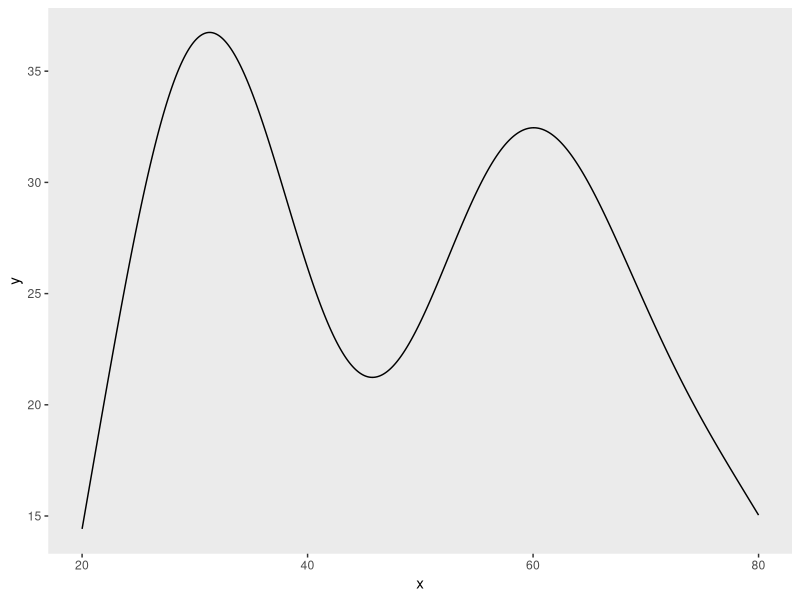
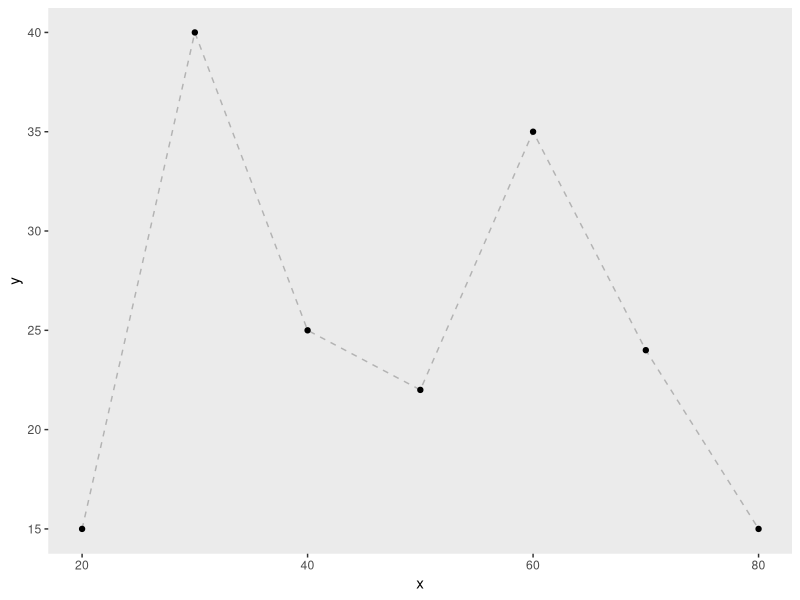
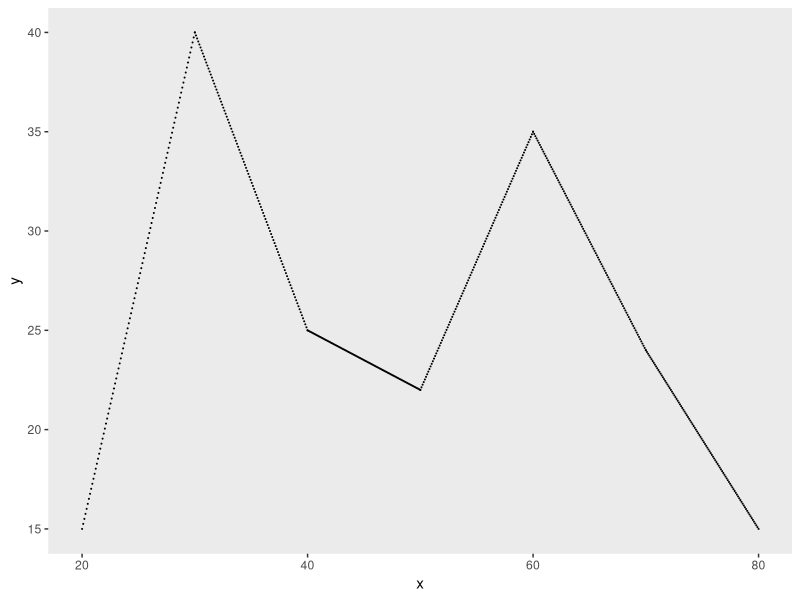
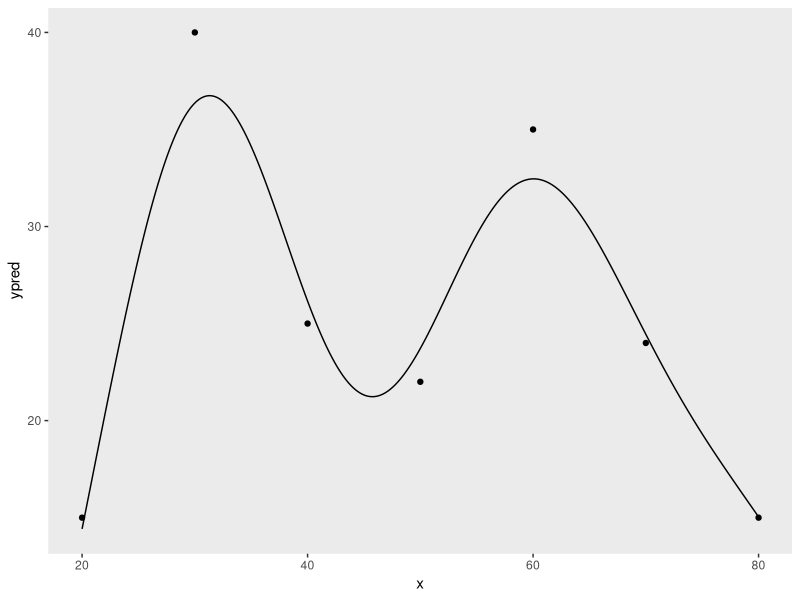
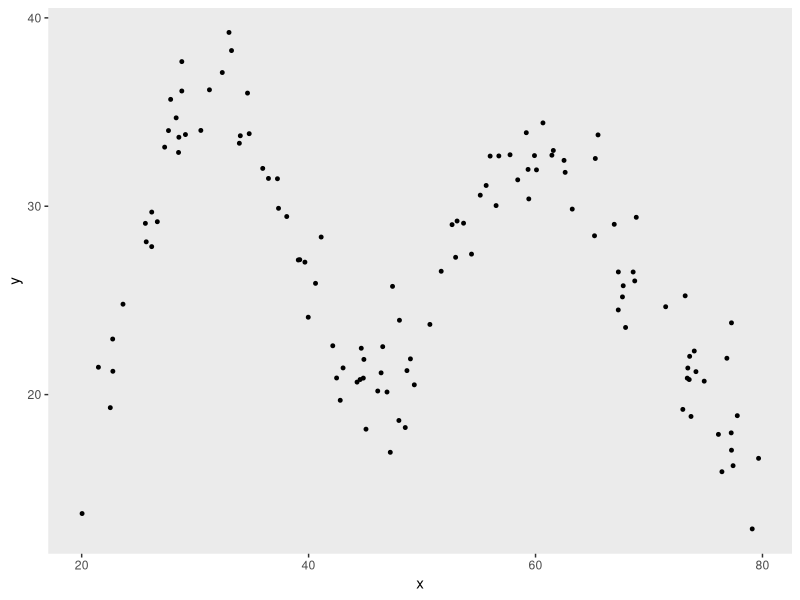
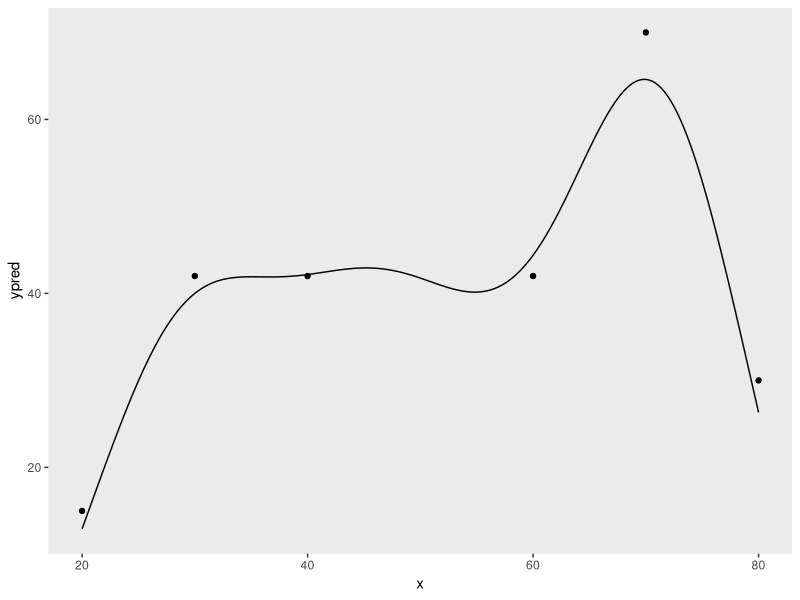
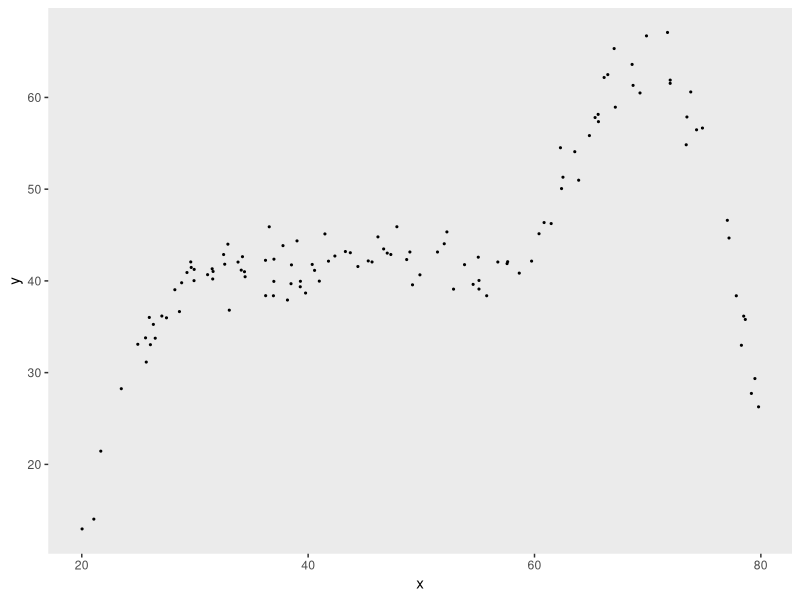

The R script that drew these images, in order:
## ---- chunk 1
library(data.table)
library(ggplot2)
library(mgcv)
## ---- chunk 2
x <- c(20, 30, 40, 50, 60, 70, 80)
y <- c(15, 40, 25, 22, 35, 24, 15)

dd <- data.table(x = x, y = y)

dc <- copy(dd)
  
dc[, xend := (shift(x, type = "lead"))]
dc[, yend := (shift(y, type = "lead"))]
dc <- dc[ -.N]
dc[, id := .I]

interp_line <- function(x, y, xend, yend) {
  slope <- (yend - y)/(xend - x)
  b <- y - slope*x
  newx <- seq(x, xend, length = 100)
  newy <- newx*slope + b
  
  data.table::data.table(x = newx, y = newy)
}
  
dx <- dc[, interp_line(x, y, xend, yend), keyby = id]

gam.fit <- gam(y ~ s(x, k = 7), data = dx)
dx[, ypred := predict(gam.fit)]
  
ggplot(data = dx, aes(x=x, y = ypred)) +
  geom_line()  +
  theme(panel.grid = element_blank())+
  ylab("y")

## ---- chunk 3
x <- c(20, 30, 40, 50, 60, 70, 80)
y <- c(15, 40, 25, 22, 35, 24, 15)

dd <- data.table(x = x, y = y)

ggplot(data = dd, aes(x = x, y = y)) +
  geom_line(lty = 2, color = "grey70") +    
  geom_point() +
  theme(panel.grid = element_blank())
## ---- chunk 4
dc <- copy(dd)
  
dc[, xend := (shift(x, type = "lead"))]
dc[, yend := (shift(y, type = "lead"))]
dc <- dc[ -.N]
dc[, id := .I]

dc
## ---- chunk 5
interp_line <- function(x, y, xend, yend) {
  slope <- (yend - y)/(xend - x)
  b <- y - slope*x
  newx <- seq(x, xend, length = 100)
  newy <- newx*slope + b
  
  data.table::data.table(x = newx, y = newy)
}
  
dx <- dc[, interp_line(x, y, xend, yend), keyby = id]
dx
## ---- chunk 6
ggplot(data = dx, aes(x = x, y = y)) +
  geom_point(size = .05) +
  theme(panel.grid = element_blank())
## ---- chunk 7
gam.fit <- gam(y ~ s(x, k = 7), data = dx)
## ---- chunk 8
dx[, ypred := predict(gam.fit)]
  
ggplot(data = dx, aes(x=x, y = ypred)) +
      geom_line()  +
      geom_point(data = dd, aes(x = x, y = y)) +
      theme(panel.grid = element_blank())
## ---- chunk 9
set.seed(123)

rand_data <- data.table(x = runif(120, 20, 80))
rand_data$y <- predict(gam.fit, newdata = rand_data) + rnorm(nrow(rand_data),0, 2)

ggplot(data = rand_data, aes(x = x, y = y)) +
  geom_point(size = 1)  +
  theme(panel.grid = element_blank())
## ---- chunk 10
interp_line <- function(x, y, xend, yend, npoints = 100) {
  slope <- (yend - y)/(xend - x)
  b <- y - slope*x
  newx <- seq(x, xend, length = npoints)
  newy <- newx*slope + b
  
  data.table::data.table(x = newx, y = newy)
}

getNLfunction <- function(dd, k = 0, show.plot = TRUE) {
  dc <- copy(dd)
  
  dc[, xend := (shift(x, type = "lead"))]
  dc[, yend := (shift(y, type = "lead"))]
  
  dc <- dc[ -.N]
  dc[, id := .I]
  
  dx <- dc[, interp_line(x, y, xend, yend, 100), keyby = id]
  
  gam.fit <- gam(y ~ s(x, k = nrow(dd) + k), data = dx)
  dx[, ypred := predict(gam.fit)]
  
  if (show.plot) {
    
    p <- ggplot(data = dx, aes(x=x, y = ypred)) +
      geom_line()  +
      geom_point(data = dd, aes(x = x, y = y)) +
      theme(panel.grid = element_blank())
    
    print(p)
  }
  
  return(gam.fit)

}

genNL <- function(nf, x, sd) {
  predict(nf, newdata= data.frame(x = x))  + rnorm(length(x), 0, sd)
}
## ---- chunk 11
x <- c(20, 30, 40, 60, 70, 80)
y <- c(15, 42, 42, 42, 70, 30)

nlf <- getNLfunction(data.table(x = x, y = y), k = 1)
## ---- chunk 12
rand_data <- data.table(x = runif(120, 20, 80))
rand_data$y <- genNL(nlf, rand_data$x, sd = 2)

ggplot(data = rand_data, aes(x=x, y = y)) +
  geom_point(size = .4)  +
  theme(panel.grid = element_blank())
